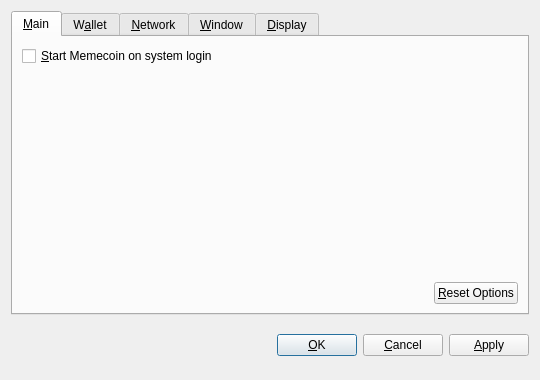
<?xml version="1.0" encoding="UTF-8"?>
<ui version="4.0">
 <class>OptionsDialog</class>
 <widget class="QDialog" name="OptionsDialog">
  <property name="geometry">
   <rect>
    <x>0</x>
    <y>0</y>
    <width>540</width>
    <height>380</height>
   </rect>
  </property>
  <property name="windowTitle">
   <string>Options</string>
  </property>
  <property name="modal">
   <bool>true</bool>
  </property>
  <layout class="QVBoxLayout" name="verticalLayout">
   <item>
    <widget class="QTabWidget" name="tabWidget">
     <property name="tabPosition">
      <enum>QTabWidget::North</enum>
     </property>
     <property name="currentIndex">
      <number>0</number>
     </property>
     <widget class="QWidget" name="tabMain">
      <attribute name="title">
       <string>&amp;Main</string>
      </attribute>
      <layout class="QVBoxLayout" name="verticalLayout_Main">
       <item>
        <widget class="QCheckBox" name="bitcoinAtStartup">
         <property name="toolTip">
          <string>Automatically start Memecoin after logging in to the system.</string>
         </property>
         <property name="text">
          <string>&amp;Start Memecoin on system login</string>
         </property>
        </widget>
       </item>
       <item>
        <spacer name="verticalSpacer_Main">
         <property name="orientation">
          <enum>Qt::Vertical</enum>
         </property>
         <property name="sizeHint" stdset="0">
          <size>
           <width>20</width>
           <height>40</height>
          </size>
         </property>
        </spacer>
       </item>
       <item>
        <layout class="QHBoxLayout" name="horizontalLayout_2_Main">
         <item>
          <spacer name="horizontalSpacer_2_Main">
           <property name="orientation">
            <enum>Qt::Horizontal</enum>
           </property>
           <property name="sizeHint" stdset="0">
            <size>
             <width>40</width>
             <height>20</height>
            </size>
           </property>
          </spacer>
         </item>
         <item>
          <widget class="QPushButton" name="resetButton">
           <property name="toolTip">
            <string>Reset all client options to default.</string>
           </property>
           <property name="text">
            <string>&amp;Reset Options</string>
           </property>
           <property name="autoDefault">
            <bool>false</bool>
           </property>
          </widget>
         </item>
        </layout>
       </item>
      </layout>
     </widget>
     <widget class="QWidget" name="tabWallet">
      <attribute name="title">
       <string>W&amp;allet</string>
      </attribute>
      <layout class="QVBoxLayout" name="verticalLayout_Network">
       <item>
        <widget class="QLabel" name="transactionFeeInfoLabel">
         <property name="text">
          <string>Optional transaction fee per kB that helps make sure your transactions are processed quickly. Most transactions are 1 kB.</string>
         </property>
         <property name="textFormat">
          <enum>Qt::PlainText</enum>
         </property>
         <property name="wordWrap">
          <bool>true</bool>
         </property>
        </widget>
       </item>
       <item>
        <layout class="QHBoxLayout" name="horizontalLayout_1_Main">
         <item>
          <widget class="QLabel" name="transactionFeeLabel">
           <property name="text">
            <string>Pay transaction &amp;fee</string>
           </property>
           <property name="textFormat">
            <enum>Qt::PlainText</enum>
           </property>
           <property name="buddy">
            <cstring>transactionFee</cstring>
           </property>
          </widget>
         </item>
         <item>
          <widget class="BitcoinAmountField" name="transactionFee"/>
         </item>
         <item>
          <spacer name="horizontalSpacer_1_Main">
           <property name="orientation">
            <enum>Qt::Horizontal</enum>
           </property>
           <property name="sizeHint" stdset="0">
            <size>
             <width>40</width>
             <height>20</height>
            </size>
           </property>
          </spacer>
         </item>
        </layout>
       </item>
       <item>
        <widget class="QLabel" name="label">
         <property name="text">
          <string>If you disable the spending of unconfirmed change, the change from a transaction cannot be used until that transaction has at least one confirmation. This also affects how your balance is computed.</string>
         </property>
         <property name="wordWrap">
          <bool>true</bool>
         </property>
        </widget>
       </item>
       <item>
        <widget class="QCheckBox" name="spendZeroConfChange">
         <property name="text">
          <string>Spend unconfirmed change  (experts only)</string>
         </property>
        </widget>
       </item>
       <item>
        <spacer name="verticalSpacer">
         <property name="orientation">
          <enum>Qt::Vertical</enum>
         </property>
         <property name="sizeHint" stdset="0">
          <size>
           <width>20</width>
           <height>40</height>
          </size>
         </property>
        </spacer>
       </item>
      </layout>
     </widget>
     <widget class="QWidget" name="tabNetwork">
      <attribute name="title">
       <string>&amp;Network</string>
      </attribute>
      <layout class="QVBoxLayout" name="verticalLayout_Network">
       <item>
        <widget class="QCheckBox" name="mapPortUpnp">
         <property name="toolTip">
          <string>Automatically open the Memecoin client port on the router. This only works when your router supports UPnP and it is enabled.</string>
         </property>
         <property name="text">
          <string>Map port using &amp;UPnP</string>
         </property>
        </widget>
       </item>
       <item>
        <widget class="QCheckBox" name="connectSocks">
         <property name="toolTip">
          <string>Connect to the Memecoin network through a SOCKS proxy (e.g. when connecting through Tor).</string>
         </property>
         <property name="text">
          <string>&amp;Connect through SOCKS proxy:</string>
         </property>
        </widget>
       </item>
       <item>
        <layout class="QHBoxLayout" name="horizontalLayout_Network">
         <item>
          <widget class="QLabel" name="proxyIpLabel">
           <property name="text">
            <string>Proxy &amp;IP:</string>
           </property>
           <property name="textFormat">
            <enum>Qt::PlainText</enum>
           </property>
           <property name="buddy">
            <cstring>proxyIp</cstring>
           </property>
          </widget>
         </item>
         <item>
          <widget class="QValidatedLineEdit" name="proxyIp">
           <property name="maximumSize">
            <size>
             <width>140</width>
             <height>16777215</height>
            </size>
           </property>
           <property name="toolTip">
            <string>IP address of the proxy (e.g. 127.0.0.1)</string>
           </property>
          </widget>
         </item>
         <item>
          <widget class="QLabel" name="proxyPortLabel">
           <property name="text">
            <string>&amp;Port:</string>
           </property>
           <property name="textFormat">
            <enum>Qt::PlainText</enum>
           </property>
           <property name="buddy">
            <cstring>proxyPort</cstring>
           </property>
          </widget>
         </item>
         <item>
          <widget class="QLineEdit" name="proxyPort">
           <property name="maximumSize">
            <size>
             <width>55</width>
             <height>16777215</height>
            </size>
           </property>
           <property name="toolTip">
            <string>Port of the proxy (e.g. 9050)</string>
           </property>
          </widget>
         </item>
         <item>
          <widget class="QLabel" name="socksVersionLabel">
           <property name="text">
            <string>SOCKS &amp;Version:</string>
           </property>
           <property name="textFormat">
            <enum>Qt::PlainText</enum>
           </property>
           <property name="buddy">
            <cstring>socksVersion</cstring>
           </property>
          </widget>
         </item>
         <item>
          <widget class="QValueComboBox" name="socksVersion">
           <property name="toolTip">
            <string>SOCKS version of the proxy (e.g. 5)</string>
           </property>
          </widget>
         </item>
         <item>
          <spacer name="horizontalSpacer_Network">
           <property name="orientation">
            <enum>Qt::Horizontal</enum>
           </property>
           <property name="sizeHint" stdset="0">
            <size>
             <width>40</width>
             <height>20</height>
            </size>
           </property>
          </spacer>
         </item>
        </layout>
       </item>
       <item>
        <spacer name="verticalSpacer_Network">
         <property name="orientation">
          <enum>Qt::Vertical</enum>
         </property>
         <property name="sizeHint" stdset="0">
          <size>
           <width>20</width>
           <height>40</height>
          </size>
         </property>
        </spacer>
       </item>
      </layout>
     </widget>
     <widget class="QWidget" name="tabWindow">
      <attribute name="title">
       <string>&amp;Window</string>
      </attribute>
      <layout class="QVBoxLayout" name="verticalLayout_Window">
       <item>
        <widget class="QCheckBox" name="minimizeToTray">
         <property name="toolTip">
          <string>Show only a tray icon after minimizing the window.</string>
         </property>
         <property name="text">
          <string>&amp;Minimize to the tray instead of the taskbar</string>
         </property>
        </widget>
       </item>
       <item>
        <widget class="QCheckBox" name="minimizeOnClose">
         <property name="toolTip">
          <string>Minimize instead of exit the application when the window is closed. When this option is enabled, the application will be closed only after selecting Quit in the menu.</string>
         </property>
         <property name="text">
          <string>M&amp;inimize on close</string>
         </property>
        </widget>
       </item>
       <item>
        <spacer name="verticalSpacer_Window">
         <property name="orientation">
          <enum>Qt::Vertical</enum>
         </property>
         <property name="sizeHint" stdset="0">
          <size>
           <width>20</width>
           <height>40</height>
          </size>
         </property>
        </spacer>
       </item>
      </layout>
     </widget>
     <widget class="QWidget" name="tabDisplay">
      <attribute name="title">
       <string>&amp;Display</string>
      </attribute>
      <layout class="QVBoxLayout" name="verticalLayout_Display">
       <item>
        <layout class="QHBoxLayout" name="horizontalLayout_1_Display">
         <item>
          <widget class="QLabel" name="langLabel">
           <property name="text">
            <string>User Interface &amp;language:</string>
           </property>
           <property name="textFormat">
            <enum>Qt::PlainText</enum>
           </property>
           <property name="buddy">
            <cstring>lang</cstring>
           </property>
          </widget>
         </item>
         <item>
          <widget class="QValueComboBox" name="lang">
           <property name="toolTip">
            <string>The user interface language can be set here. This setting will take effect after restarting Memecoin.</string>
           </property>
          </widget>
         </item>
        </layout>
       </item>
       <item>
        <layout class="QHBoxLayout" name="horizontalLayout_2_Display">
         <item>
          <widget class="QLabel" name="unitLabel">
           <property name="text">
            <string>&amp;Unit to show amounts in:</string>
           </property>
           <property name="textFormat">
            <enum>Qt::PlainText</enum>
           </property>
           <property name="buddy">
            <cstring>unit</cstring>
           </property>
          </widget>
         </item>
         <item>
          <widget class="QValueComboBox" name="unit">
           <property name="toolTip">
            <string>Choose the default subdivision unit to show in the interface and when sending coins.</string>
           </property>
          </widget>
         </item>
        </layout>
       </item>
       <item>
        <widget class="QCheckBox" name="displayAddresses">
         <property name="toolTip">
          <string>Whether to show Memecoin addresses in the transaction list or not.</string>
         </property>
         <property name="text">
          <string>&amp;Display addresses in transaction list</string>
         </property>
        </widget>
       </item>
       <item>
        <widget class="QCheckBox" name="coinControlFeatures">
         <property name="toolTip">
          <string>Whether to show coin control features or not.</string>
         </property>
         <property name="text">
          <string>Display coin &amp;control features (experts only!)</string>
         </property>
        </widget>
       </item>
       <item>
        <spacer name="verticalSpacer_Display">
         <property name="orientation">
          <enum>Qt::Vertical</enum>
         </property>
         <property name="sizeHint" stdset="0">
          <size>
           <width>20</width>
           <height>40</height>
          </size>
         </property>
        </spacer>
       </item>
      </layout>
     </widget>
    </widget>
   </item>
   <item>
    <layout class="QHBoxLayout" name="horizontalLayout_Buttons">
     <item>
      <spacer name="horizontalSpacer_1">
       <property name="orientation">
        <enum>Qt::Horizontal</enum>
       </property>
       <property name="sizeHint" stdset="0">
        <size>
         <width>40</width>
         <height>48</height>
        </size>
       </property>
      </spacer>
     </item>
     <item>
      <widget class="QLabel" name="statusLabel">
       <property name="font">
        <font>
         <weight>75</weight>
         <bold>true</bold>
        </font>
       </property>
       <property name="text">
        <string/>
       </property>
       <property name="textFormat">
        <enum>Qt::PlainText</enum>
       </property>
       <property name="wordWrap">
        <bool>true</bool>
       </property>
      </widget>
     </item>
     <item>
      <spacer name="horizontalSpacer_2">
       <property name="orientation">
        <enum>Qt::Horizontal</enum>
       </property>
       <property name="sizeHint" stdset="0">
        <size>
         <width>40</width>
         <height>48</height>
        </size>
       </property>
      </spacer>
     </item>
     <item>
      <widget class="QPushButton" name="okButton">
       <property name="text">
        <string>&amp;OK</string>
       </property>
      </widget>
     </item>
     <item>
      <widget class="QPushButton" name="cancelButton">
       <property name="text">
        <string>&amp;Cancel</string>
       </property>
       <property name="autoDefault">
        <bool>false</bool>
       </property>
      </widget>
     </item>
     <item>
      <widget class="QPushButton" name="applyButton">
       <property name="text">
        <string>&amp;Apply</string>
       </property>
       <property name="autoDefault">
        <bool>false</bool>
       </property>
      </widget>
     </item>
    </layout>
   </item>
  </layout>
 </widget>
 <customwidgets>
  <customwidget>
   <class>BitcoinAmountField</class>
   <extends>QSpinBox</extends>
   <header>bitcoinamountfield.h</header>
  </customwidget>
  <customwidget>
   <class>QValueComboBox</class>
   <extends>QComboBox</extends>
   <header>qvaluecombobox.h</header>
  </customwidget>
  <customwidget>
   <class>QValidatedLineEdit</class>
   <extends>QLineEdit</extends>
   <header>qvalidatedlineedit.h</header>
  </customwidget>
 </customwidgets>
 <resources/>
 <connections/>
</ui>
